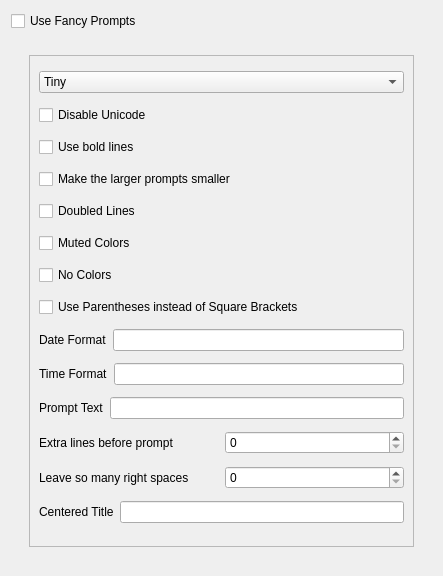
<?xml version="1.0" encoding="UTF-8"?>
<ui version="4.0">
 <class>PromptPlugin</class>
 <widget class="QWidget" name="PromptPlugin">
  <property name="geometry">
   <rect>
    <x>0</x>
    <y>0</y>
    <width>443</width>
    <height>576</height>
   </rect>
  </property>
  <property name="windowTitle">
   <string>Form</string>
  </property>
  <layout class="QVBoxLayout" name="verticalLayout">
   <item>
    <widget class="QCheckBox" name="checkBox_UseFancyPrompts">
     <property name="text">
      <string>Use Fancy Prompts</string>
     </property>
    </widget>
   </item>
   <item>
    <widget class="QStackedWidget" name="stackedWidget_Prompt">
     <property name="currentIndex">
      <number>0</number>
     </property>
     <widget class="QWidget" name="page_3">
      <layout class="QVBoxLayout" name="verticalLayout_4">
       <item>
        <widget class="QWidget" name="widget_FancyPrompts" native="true">
         <property name="sizePolicy">
          <sizepolicy hsizetype="Preferred" vsizetype="Expanding">
           <horstretch>0</horstretch>
           <verstretch>0</verstretch>
          </sizepolicy>
         </property>
         <layout class="QVBoxLayout" name="verticalLayout_2">
          <item>
           <widget class="QScrollArea" name="scrollArea">
            <property name="widgetResizable">
             <bool>true</bool>
            </property>
            <widget class="QWidget" name="scrollAreaWidgetContents">
             <property name="geometry">
              <rect>
               <x>0</x>
               <y>0</y>
               <width>387</width>
               <height>488</height>
              </rect>
             </property>
             <layout class="QVBoxLayout" name="verticalLayout_3">
              <item>
               <widget class="QComboBox" name="comboBox_SelectFancyPrompt">
                <item>
                 <property name="text">
                  <string>Tiny</string>
                 </property>
                </item>
                <item>
                 <property name="text">
                  <string>Std</string>
                 </property>
                </item>
                <item>
                 <property name="text">
                  <string>Color</string>
                 </property>
                </item>
                <item>
                 <property name="text">
                  <string>Gentoo</string>
                 </property>
                </item>
                <item>
                 <property name="text">
                  <string>Dir</string>
                 </property>
                </item>
                <item>
                 <property name="text">
                  <string>Med</string>
                 </property>
                </item>
                <item>
                 <property name="text">
                  <string>Narrow</string>
                 </property>
                </item>
                <item>
                 <property name="text">
                  <string>Wide</string>
                 </property>
                </item>
                <item>
                 <property name="text">
                  <string>Fancy</string>
                 </property>
                </item>
                <item>
                 <property name="text">
                  <string>Zee</string>
                 </property>
                </item>
                <item>
                 <property name="text">
                  <string>Date</string>
                 </property>
                </item>
                <item>
                 <property name="text">
                  <string>Curl</string>
                 </property>
                </item>
               </widget>
              </item>
              <item>
               <widget class="QCheckBox" name="checkBox_DisableUnicode">
                <property name="text">
                 <string>Disable Unicode</string>
                </property>
               </widget>
              </item>
              <item>
               <widget class="QCheckBox" name="checkBox_BoldLines">
                <property name="text">
                 <string>Use bold lines</string>
                </property>
               </widget>
              </item>
              <item>
               <widget class="QCheckBox" name="checkBox_LargerCompact">
                <property name="text">
                 <string>Make the larger prompts smaller</string>
                </property>
               </widget>
              </item>
              <item>
               <widget class="QCheckBox" name="checkBox_DoubledLines">
                <property name="text">
                 <string>Doubled Lines</string>
                </property>
               </widget>
              </item>
              <item>
               <widget class="QCheckBox" name="checkBox_MutedColors">
                <property name="text">
                 <string>Muted Colors</string>
                </property>
               </widget>
              </item>
              <item>
               <widget class="QCheckBox" name="checkBox_NoColors">
                <property name="text">
                 <string>No Colors</string>
                </property>
               </widget>
              </item>
              <item>
               <widget class="QCheckBox" name="checkBox_UseParens">
                <property name="text">
                 <string>Use Parentheses instead of Square Brackets</string>
                </property>
               </widget>
              </item>
              <item>
               <layout class="QHBoxLayout" name="horizontalLayout">
                <item>
                 <widget class="QLabel" name="label">
                  <property name="text">
                   <string>Date Format</string>
                  </property>
                 </widget>
                </item>
                <item>
                 <widget class="QLineEdit" name="lineEdit_DateFormat"/>
                </item>
               </layout>
              </item>
              <item>
               <layout class="QHBoxLayout" name="horizontalLayout_2">
                <item>
                 <widget class="QLabel" name="label_2">
                  <property name="text">
                   <string>Time Format</string>
                  </property>
                 </widget>
                </item>
                <item>
                 <widget class="QLineEdit" name="lineEdit_TimeFormat"/>
                </item>
               </layout>
              </item>
              <item>
               <layout class="QHBoxLayout" name="horizontalLayout_4">
                <item>
                 <widget class="QLabel" name="label_4">
                  <property name="text">
                   <string>Prompt Text</string>
                  </property>
                 </widget>
                </item>
                <item>
                 <widget class="QLineEdit" name="lineEdit_PromptText"/>
                </item>
               </layout>
              </item>
              <item>
               <layout class="QHBoxLayout" name="horizontalLayout_3">
                <item>
                 <widget class="QLabel" name="label_3">
                  <property name="text">
                   <string>Extra lines before prompt</string>
                  </property>
                 </widget>
                </item>
                <item>
                 <widget class="QSpinBox" name="spinBox_LinesBeforePrompt"/>
                </item>
               </layout>
              </item>
              <item>
               <layout class="QHBoxLayout" name="horizontalLayout_5">
                <item>
                 <widget class="QLabel" name="label_5">
                  <property name="text">
                   <string>Leave so many right spaces</string>
                  </property>
                 </widget>
                </item>
                <item>
                 <widget class="QSpinBox" name="spinBox_LeaveRightSpaces"/>
                </item>
               </layout>
              </item>
              <item>
               <layout class="QHBoxLayout" name="horizontalLayout_6">
                <item>
                 <widget class="QLabel" name="label_6">
                  <property name="text">
                   <string>Centered Title</string>
                  </property>
                 </widget>
                </item>
                <item>
                 <widget class="QLineEdit" name="lineEdit_CenteredTitle"/>
                </item>
               </layout>
              </item>
             </layout>
            </widget>
           </widget>
          </item>
         </layout>
        </widget>
       </item>
      </layout>
     </widget>
     <widget class="QWidget" name="page_4">
      <layout class="QVBoxLayout" name="verticalLayout_5">
       <item>
        <widget class="QScrollArea" name="scrollArea_2">
         <property name="widgetResizable">
          <bool>true</bool>
         </property>
         <widget class="QWidget" name="scrollAreaWidgetContents_2">
          <property name="geometry">
           <rect>
            <x>0</x>
            <y>0</y>
            <width>405</width>
            <height>506</height>
           </rect>
          </property>
          <layout class="QVBoxLayout" name="verticalLayout_6">
           <item>
            <widget class="QWidget" name="widget" native="true">
             <layout class="QVBoxLayout" name="verticalLayout_7">
              <item>
               <widget class="QLabel" name="label_7">
                <property name="text">
                 <string>Themes</string>
                </property>
               </widget>
              </item>
              <item>
               <widget class="QComboBox" name="comboBox_SelectTheme"/>
              </item>
              <item>
               <spacer name="verticalSpacer_2">
                <property name="orientation">
                 <enum>Qt::Vertical</enum>
                </property>
                <property name="sizeHint" stdset="0">
                 <size>
                  <width>20</width>
                  <height>40</height>
                 </size>
                </property>
               </spacer>
              </item>
             </layout>
            </widget>
           </item>
          </layout>
         </widget>
        </widget>
       </item>
      </layout>
     </widget>
    </widget>
   </item>
  </layout>
 </widget>
 <resources/>
 <connections/>
</ui>
